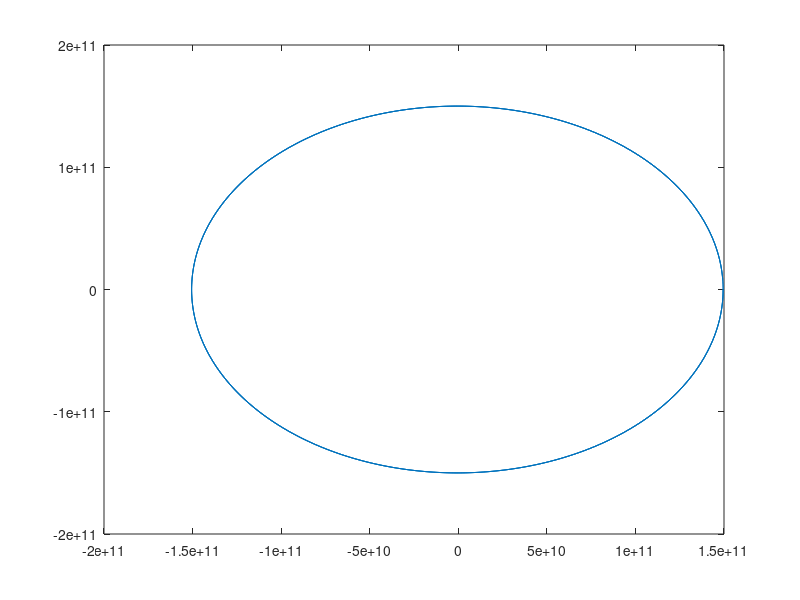

This figure's MATLAB source:
m=5.972e24; M=1.98e30; G=6.67e-11;


    v0 = [0 ,-2.977e4];
    x0 = [1.495e11 , 0];


h =  24*60*60;

x(1,:) = [x0(1),v0(1),x0(2),v0(2)];

r  = @(estado) sqrt( estado(1)^2 + estado(3)^2);
f1 = @(estado) estado(2);
f2 = @(estado) -G*M* estado(1) / (r(estado)^3) ;
f3 = @(estado) estado(4);
f4 = @(estado) -G*M* estado(3) / (r(estado)^3);


F = @(estado) [f1(estado),f2(estado),f3(estado),f4(estado)];


for i=1:1100
    estado = x(i,:);
    %predicción
    %pred(1)  = estado(1) + h*f1(estado);
    %pred(2)  = estado(2) + h*f2(estado);
    %pred(3)  = estado(3) + h*f3(estado);
    %pred(4)  = estado(4) + h*f4(estado);
    pred = estado + F(estado)*h;
    %corrección 
    %x(i+1,1) = x(i,1) +  h/2 * (f1(estado)+f1(pred));
    %x(i+1,2) = x(i,2) +  h/2 * (f2(estado)+f2(pred));
    %x(i+1,3) = x(i,3) +  h/2 * (f3(estado)+f3(pred));
    %x(i+1,4) = x(i,4) +  h/2 * (f4(estado)+f4(pred));
    x(i+1,:) = estado + h/2 * (F(estado) + F(pred)) ;
end


plot(x(:,1),x(:,3))
